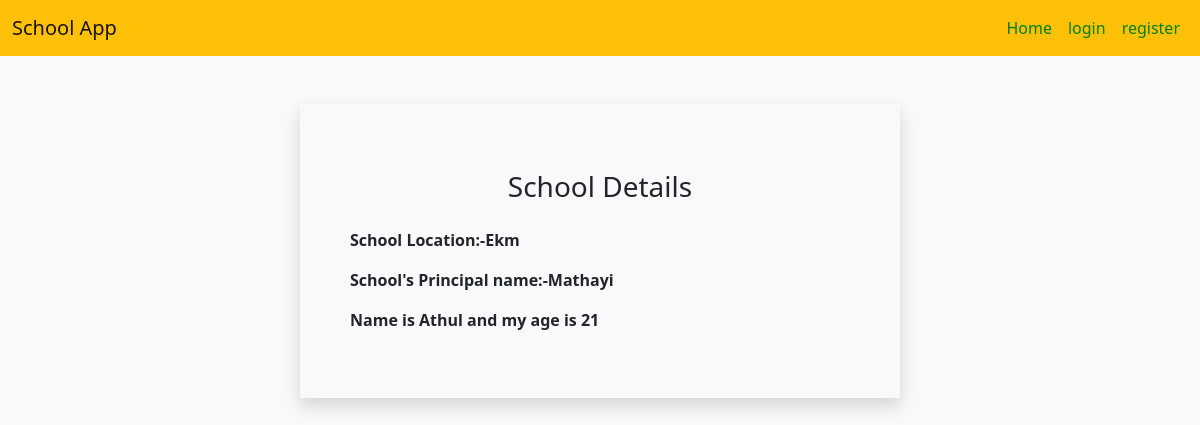
Page /SchoolDetail/1 on the committed database.
### app1/models.py (models this page shows, shortened)
class School(models.Model):
    name=models.CharField(max_length=30)
    principal=models.CharField(max_length=20)
    location=models.CharField(max_length=10)

class Student(models.Model):
    name=models.CharField(max_length=20)
    age=models.IntegerField()
    school=models.ForeignKey(School,on_delete=models.CASCADE,related_name="students")

### app1/views.py (the view)
# urls.py: path('SchoolDetail/<int:pk>',views.SchoolDetail.as_view(),name="SchoolDetail"),
class SchoolDetail(DetailView):
    model = School
    template_name = "details.html"
    context_object_name = "detail"

### templates/details.html
{% extends 'base.html' %}
{% load crispy_forms_tags %}
{% block content %}
<div class="container border border-2 border-light shadow mt-5 p-5 w-50">
    <h3 class="text-center mt-3">School Details</h3>
<p class="mt-4 fw-bold">School Location:-{{detail.location}}</p>
      <p class="fw-bold">School's Principal name:-{{detail.principal}}</p>
     {% for i in detail.students.all %}
    <p class="fw-bold">Name is {{i.name}} and my age is {{i.age}}</p>
    {% endfor %}
</div>
{% endblock %}

### rows in the picture
School: location "Ekm", principal "Mathayi"
Student: name "Athul", age "21"
